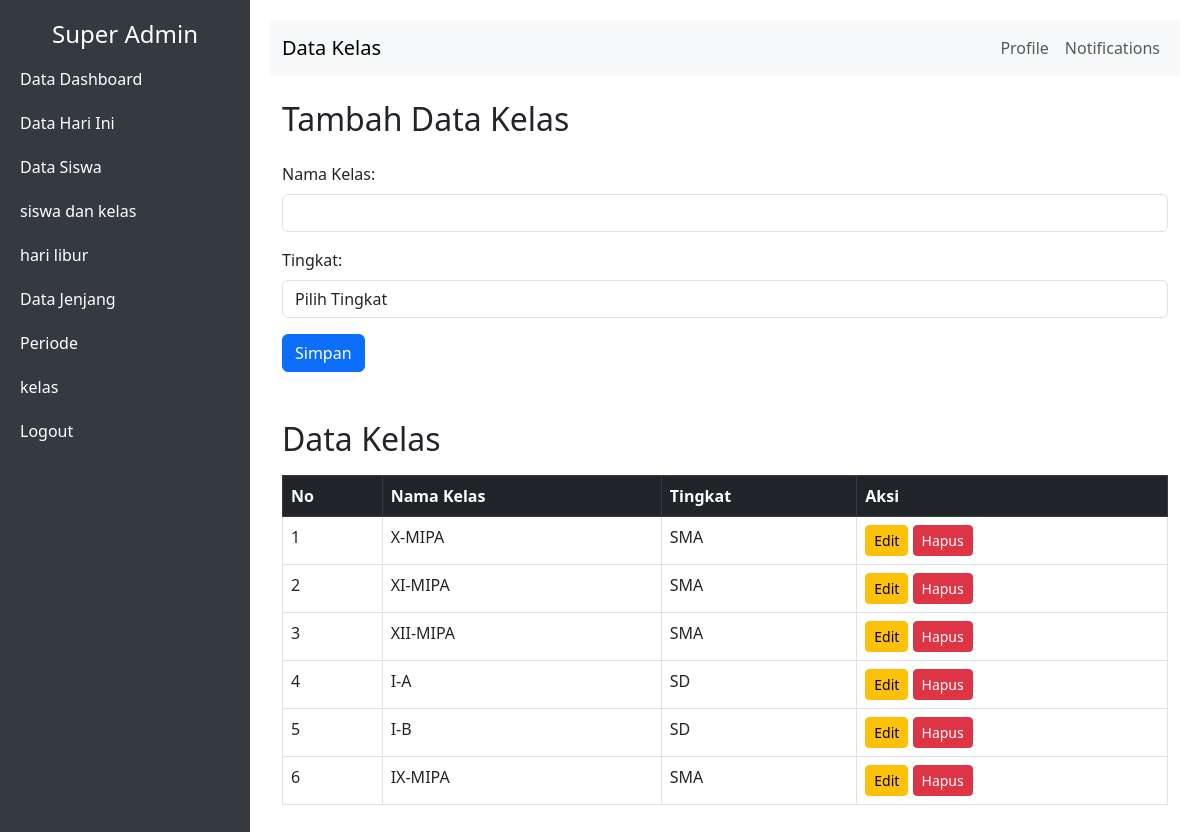
/kelas.php (signed in), run on the app's committed database.
### tables this page shows
CREATE TABLE `kelas` (
  `id_kelas` int(10) NOT NULL AUTO_INCREMENT,
  `kelas` varchar(100) DEFAULT NULL,
  `id_tingkat` int(10) DEFAULT NULL,
  `status_hapus` int(10) DEFAULT 0,
  PRIMARY KEY (`id_kelas`)
);

CREATE TABLE `tingkat` (
  `id_tingkat` int(10) NOT NULL AUTO_INCREMENT,
  `tingkat` varchar(100) DEFAULT NULL,
  `status_hapus` int(10) NOT NULL DEFAULT 0,
  PRIMARY KEY (`id_tingkat`)
);

### kelas.php (the view, shortened to what this page needs)
<?php
include "koneksi.php";
?>
<!DOCTYPE html>
<html lang="en">
<head>
    <link href="https://cdn.jsdelivr.net/npm/bootstrap@5.3.0/dist/css/bootstrap.min.css" rel="stylesheet">
</head>
<body>
    <?php include "navbar.php"; ?>
    <div class="content">
        <nav class="navbar navbar-expand-lg navbar-light bg-light">
            <div class="container-fluid">
                <a class="navbar-brand" href="#">Data Kelas</a>
                <div class="collapse navbar-collapse" id="navbarNav">
                    <ul class="navbar-nav ms-auto">
                        <li class="nav-item">
                            <a class="nav-link" href="#">Profile</a>
                        </li>
                        <li class="nav-item">
                            <a class="nav-link" href="#">Notifications</a>
                        </li>
                    </ul>
                </div>
            </div>
        </nav>
        <div class="container mt-4">
            <h2 class="mb-4">Tambah Data Kelas</h2>
            <form action="proses_input_kelas.php" method="POST">
                <div class="mb-3">
                    <label for="kelas" class="form-label">Nama Kelas:</label>
                    <input type="text" class="form-control" id="kelas" name="kelas" required>
                </div>
                <?php
                if ($_SESSION['jabatan'] == 'admin') {
                ?>
                <div class="mb-3">
                    <label for="id_tingkat" class="form-label">Tingkat:</label>
                    <select class="form-control" id="id_tingkat" name="id_tingkat" required>
                        <option value="" disabled selected >Pilih Tingkat</option>
                    </select>
                </div>
                        <?php
                }
                        ?>
                <button type="submit" class="btn btn-primary">Simpan</button>
            </form>
            <h2 class="mt-5">Data Kelas</h2>
        <table class="table table-bordered mt-3">
            <thead class="table-dark">
                <tr>
                    <th>No</th>
                    <th>Nama Kelas</th>
                    <?php
                    if ($_SESSION['jabatan'] == 'admin') {
                    ?>
                    <th>Tingkat</th>
                    <?php
                    }
                    ?>
                    <th>Aksi</th>
                </tr>
            </thead>
            <tbody>
                <?php
if ($_SESSION['jabatan'] == 'admin') {
                $query_kelas = mysqli_query($conn, "SELECT kelas.id_kelas, kelas.kelas, tingkat.tingkat FROM kelas JOIN tingkat ON kelas.id_tingkat = tingkat.id_tingkat WHERE kelas.status_hapus = '0'");
}
                $no = 1;
                while ($row_kelas = mysqli_fetch_array($query_kelas)) {
                ?>
                <tr>
                    <td><?php echo $no++; ?></td>
                    <td><?php echo $row_kelas['kelas']; ?></td>
                    <?php
                    if ($_SESSION['jabatan'] == 'admin') {
                    ?>
                    <td><?php echo $row_kelas['tingkat']; ?></td>
                    <?php
                    }
                    ?>
                    <td>
                        <a href="edit_kelas.php?id=<?php echo $row_kelas['id_kelas']; ?>" class="btn btn-warning btn-sm">Edit</a>
                        <a href="hapus_kelas.php?id=<?php echo $row_kelas['id_kelas']; ?>" class="btn btn-danger btn-sm" onclick="return confirm('Apakah Anda yakin ingin menghapus kelas ini?');">Hapus</a>
                    </td>
                </tr>
                <?php
                }
                ?>
            </tbody>
        </table>
        </div>
    </div>
</body>
</html>

### kelas.php (style rules this page uses)
body { display: flex; height: 100vh; margin: 0; overflow: hidden; }
.content { flex: 1; padding: 20px; overflow-y: auto; }
.navbar { background-color: #f8f9fa; }

### data on the page
kelas: kelas "X-MIPA", id_tingkat.tingkat "SMA"
kelas: kelas "XI-MIPA", id_tingkat.tingkat "SMA"
kelas: kelas "XII-MIPA", id_tingkat.tingkat "SMA"
kelas: kelas "I-A", id_tingkat.tingkat "SD"
kelas: kelas "I-B", id_tingkat.tingkat "SD"
kelas: kelas "IX-MIPA", id_tingkat.tingkat "SMA"
